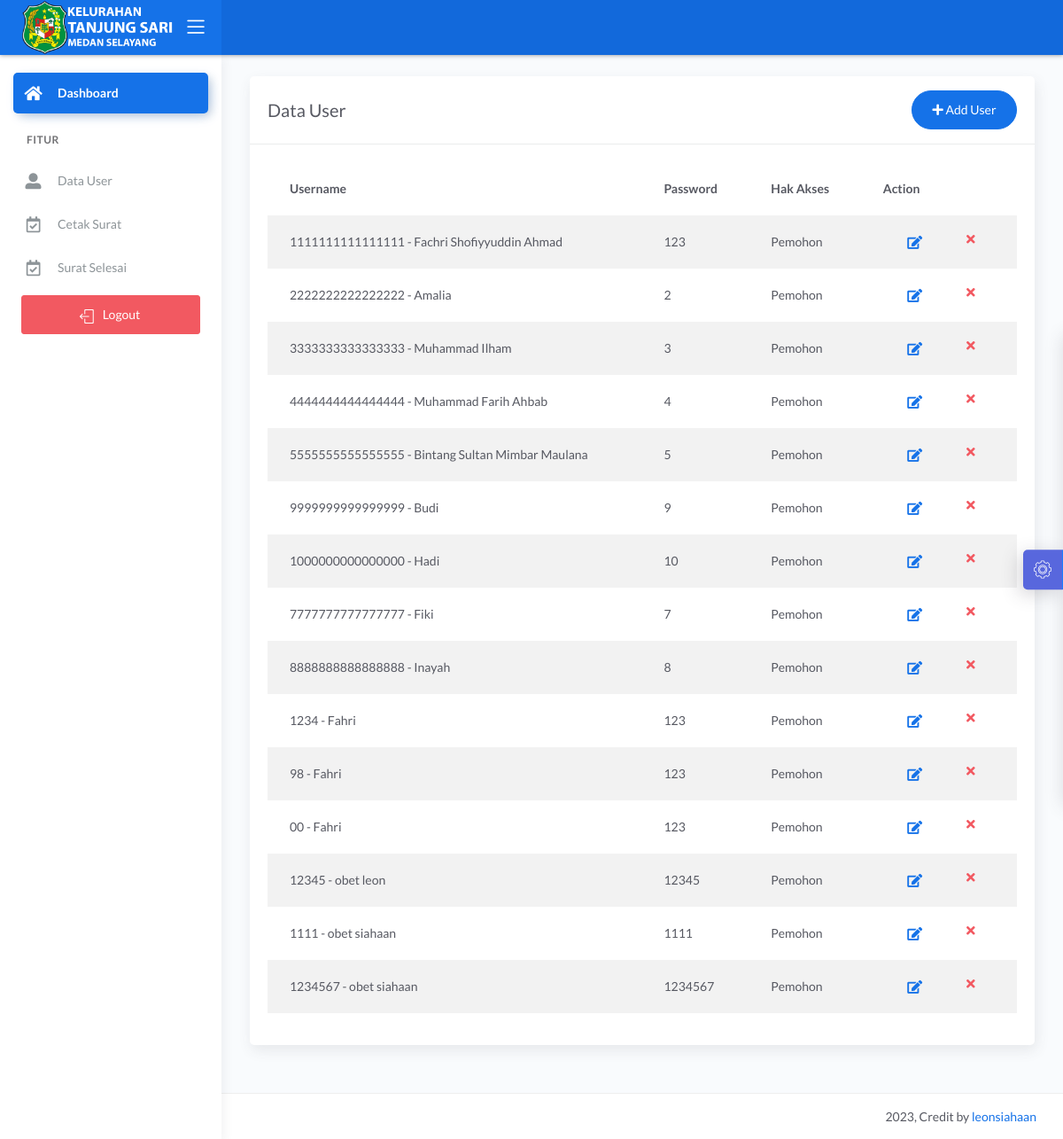
Screenshot of /demo1/main2.php?halaman=tampil_user (signed in) with the database file from the repository.
### tables this page shows
CREATE TABLE `data_pemohon` (
  `nik` varchar(16) NOT NULL,
  `nama` varchar(30) NOT NULL,
  `tanggal_lahir` date NOT NULL,
  `tempat_lahir` varchar(30) NOT NULL,
  `jekel` varchar(20) NOT NULL,
  `agama` varchar(20) NOT NULL,
  `alamat` text NOT NULL,
  `telepon` varchar(13) NOT NULL,
  `pekerjaan` varchar(30) NOT NULL
);

CREATE TABLE `data_user` (
  `nik` varchar(16) NOT NULL,
  `password` varchar(20) NOT NULL,
  `hak_akses` varchar(20) NOT NULL
);

### demo1/tampil_user.php (the view, shortened to what this page needs)
<?php include '../konek.php'; ?>
<link href="css/sweetalert.css" rel="stylesheet" type="text/css">
<div class="page-inner">
    <div class="row">
        <div class="col-md-12">
            <div class="card">
                <div class="card-header">
                    <div class="d-flex align-items-center">
                        <h4 class="card-title">Data User</h4>
                            <a href="?halaman=tambah_user" class="btn btn-primary btn-round ml-auto">
                                <i class="fa fa-plus"></i>
                                    Add User
                            </a>
                    </div>
                </div>
                <div class="card-body">
                                        <form action="">
                                            <div class="table-responsive">
                                                <table id="add" class="display table table-striped table-hover" >
                                                    <thead>
                                                        <tr>
                                                            <th>Username</th>
                                                            <th>Password</th>
                                                            <th>Hak Akses</th>
                                                            <th style="width: 10%">Action</th>
                                                        </tr>
                                                    </thead>
                                                    <tbody>
                                                        <?php
                                                            $tampil = "SELECT * FROM data_user natural join data_pemohon";
                                                            $query = mysqli_query($konek,$tampil);
                                                            while($data=mysqli_fetch_array($query,MYSQLI_BOTH)){
                                                                $username = $data['nik'];
                                                                $nama = $data['nama'];
                                                                $password = $data['password'];
                                                                $hak_akses = $data['hak_akses'];
                                                        ?>
                                                        <tr>
                                                            <td><?php echo $username.' - '.$nama;?></td>
                                                            <td><?php echo $password;?></td>
                                                            <td><?php echo $hak_akses;?></td>
                                                            <td>
                                                                <div class="form-button-action">
                                                                    <a href="?halaman=ubah_user&username=<?php echo $username;?>" type="button" data-toggle="tooltip" title="" class="btn btn-link btn-primary btn-lg" data-original-title="Edit User">
                                                                        <i class="fa fa-edit"></i>
                                                                    </a>
                                                                    <a href="?halaman=tampil_user&username=<?php echo $username;?>" data-toggle="tooltip" title="" class="btn btn-link btn-danger" data-original-title="Hapus User">
                                                                        <i class="fa fa-times"></i>
                                                                    </a>
                                                                </div>
                                                            </td>
                                                        </tr>
                                                        <?php
                                                            }
                                                        ?>
                                                    </tbody>
                                                </table>
                                            </div>
                                        </form>
                                    </div>
                                </div>
                        </div>
        </div>
</div>

### rows the page displays
data_pemohon: nik.nik "1111111111111111", nama "Fachri Shofiyyuddin Ahmad", nik.password "123", nik.hak_akses "Pemohon"
data_pemohon: nik.nik "2222222222222222", nama "Amalia", nik.password "2", nik.hak_akses "Pemohon"
data_pemohon: nik.nik "3333333333333333", nama "Muhammad Ilham", nik.password "3", nik.hak_akses "Pemohon"
data_pemohon: nik.nik "4444444444444444", nama "Muhammad Farih Ahbab", nik.password "4", nik.hak_akses "Pemohon"
data_pemohon: nik.nik "5555555555555555", nama "Bintang Sultan Mimbar Maulana", nik.password "5", nik.hak_akses "Pemohon"
data_pemohon: nik.nik "9999999999999999", nama "Budi", nik.password "9", nik.hak_akses "Pemohon"
data_pemohon: nik.nik "1000000000000000", nama "Hadi", nik.password "10", nik.hak_akses "Pemohon"
data_pemohon: nik.nik "7777777777777777", nama "Fiki", nik.password "7", nik.hak_akses "Pemohon"
data_pemohon: nik.nik "8888888888888888", nama "Inayah", nik.password "8", nik.hak_akses "Pemohon"
data_pemohon: nik.nik "1234", nama "Fahri", nik.password "123", nik.hak_akses "Pemohon"
data_pemohon: nik.nik "98", nama "Fahri", nik.password "123", nik.hak_akses "Pemohon"
data_pemohon: nik.nik "00", nama "Fahri", nik.password "123", nik.hak_akses "Pemohon"
data_pemohon: nik.nik "12345", nama "obet leon", nik.password "12345", nik.hak_akses "Pemohon"
data_pemohon: nik.nik "1111", nama "obet siahaan", nik.password "1111", nik.hak_akses "Pemohon"
data_pemohon: nik.nik "1234567", nama "obet siahaan", nik.password "1234567", nik.hak_akses "Pemohon"
